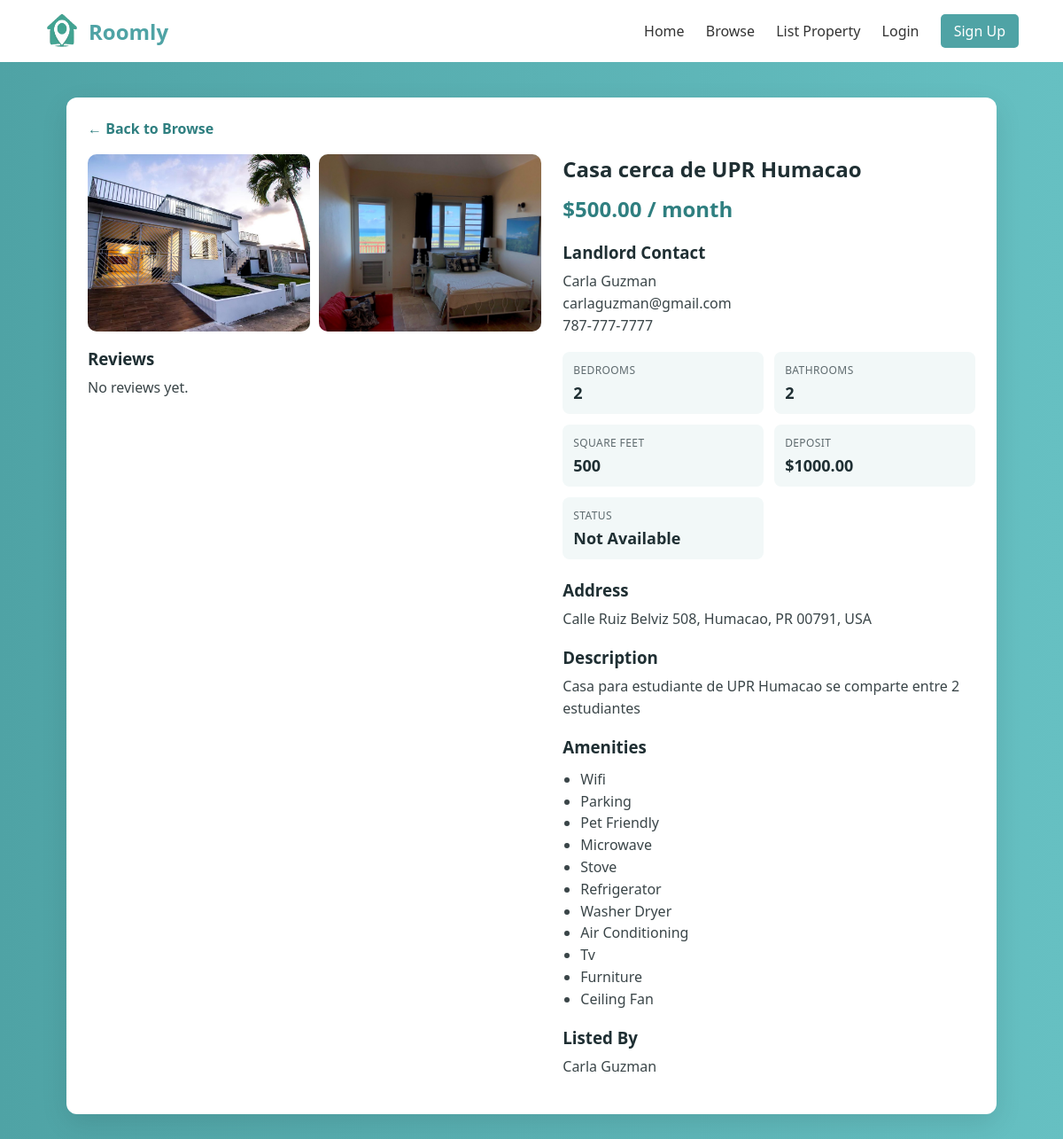
/property/16, run on an earlier commit of the app's database.
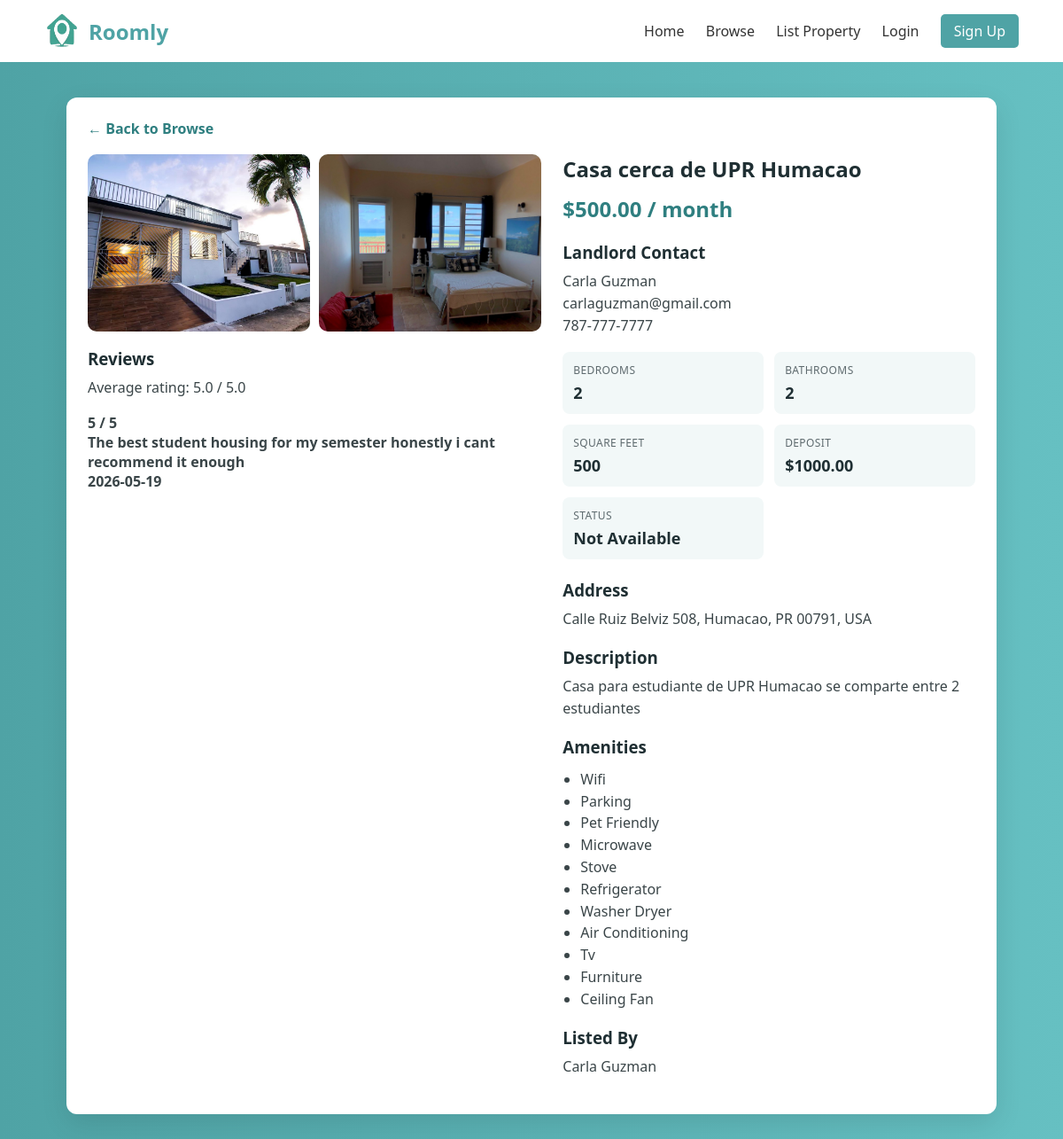
And on a later commit of the database.
### website/models.py (models this page shows)
class PropertyImage(db.Model):
    __tablename__ = 'PROPERTY_IMAGES'
    image_id_pk = db.Column(db.Integer, primary_key=True)
    image_url = db.Column(db.String(255), nullable=False)
    property_id_fk = db.Column(db.Integer, db.ForeignKey('PROPERTY.property_id_pk'), nullable=False)

class PropertyReview(db.Model):
    __tablename__ = 'REVIEW_PROPERTY'
    __table_args__ = (
        UniqueConstraint('account_id_fk', 'property_id_fk', name='uq_review_property_account'),
    )
    review_property_id_pk = db.Column(db.Integer, primary_key=True)
    property_id_fk = db.Column(db.Integer, db.ForeignKey('PROPERTY.property_id_pk'), nullable=False)
    account_id_fk = db.Column(db.Integer, db.ForeignKey('ACCOUNT.account_id_pk'), nullable=False)
    student_id_fk = db.Column(db.Integer, db.ForeignKey('STUDENT.student_id_pk'), nullable=True)
    rating = db.Column(db.Integer, nullable=False)
    comment = db.Column(db.Text, nullable=True)
    date_posted = db.Column(db.DateTime, nullable=False, default=datetime.utcnow)

### website/views.py (the view, shortened to what this page needs)
@views.route('/property/<int:property_id>')
def property_detail(property_id):
    selected_property = Property.query.get_or_404(property_id)
    owner_profile = Owner.query.filter_by(owner_id_pk=selected_property.owner_id_fk).first()
    owner_account = _get_owner_account(owner_profile)
    account_id = session.get('account_id')
    university = None
    if selected_property.university_id_fk:
        university = University.query.get(selected_property.university_id_fk)
    amenity_names = []
    if selected_property.amenities:
        amenity_names = [name.strip() for name in selected_property.amenities.split(',') if name.strip()]
    user_application = None
    property_applications = []
    reviews = (
        PropertyReview.query
        .filter_by(property_id_fk=selected_property.property_id_pk)
        .order_by(PropertyReview.date_posted.desc())
        .all()
    )
    average_rating = None
    if reviews:
        average_rating = round(sum(review.rating for review in reviews) / len(reviews), 1)
    user_review = None
    if account_id:
        user_review = PropertyReview.query.filter_by(property_id_fk=selected_property.property_id_pk, account_id_fk=account_id).first()
    can_review = False
    if account_id and not user_review:
        approved_reservation = Reservation.query.filter_by(property_id_fk=selected_property.property_id_pk, account_id_fk=account_id, status='approved').first()
        can_review = approved_reservation is not None
    return render_template(
        'property-detail.html',
        property=selected_property,
        owner=owner_profile,
        owner_account=owner_account,
        university=university,
        amenity_names=amenity_names,
        user_application=user_application,
        property_applications=property_applications,
        reviews=reviews,
        average_rating=average_rating,
        user_review=user_review,
        can_review=can_review,
    )

### website/views.py (called while the page is built)
def _get_owner_account(owner_profile):
    if not owner_profile:
        return None
    return Account.query.filter_by(account_id_pk=owner_profile.account_id_fk).first()

### website/templates/property-detail.html (shortened to what the changed rows need)
<!DOCTYPE html>
<html lang="en">
<head>
    <link rel="stylesheet" href="{{ url_for('static', filename='styles.css') }}">
</head>
<body>
    <section class="property-detail-page">
        <div class="property-detail-card">
            <div class="property-detail-grid">
                <div class="property-detail-image-wrap">
                    {% if property.images %}
                        <div class="property-images-gallery">
                            {% for image in property.images %}
                                <img src="{{ image.image_url }}" alt="{{ property.title }}" class="gallery-image" data-gallery-image="true">
                            {% endfor %}
                        </div>
                    {% else %}
                        <img src="/static/logoRoomly.png" alt="{{ property.title }}">
                    {% endif %}
                    <div class="property-owner-block">
                        <h3>Reviews</h3>
                        {% if average_rating is not none %}
                            <p>Average rating: {{ average_rating }} / 5.0</p>
                        {% else %}
                            <p>No reviews yet.</p>
                        {% endif %}
                        {% if reviews %}
                            <div class="property-reviews-list">
                                {% for review in reviews %}
                                    <div class="property-reservation-status" style="margin-top: 1rem;">
                                        <strong>{{ review.rating }} / 5</strong>
                                        {% if review.comment %}
                                            <div>{{ review.comment }}</div>
                                        {% endif %}
                                        <div>{{ review.date_posted.strftime('%Y-%m-%d') }}</div>
                                    </div>
                                {% endfor %}
                            </div>
                        {% endif %}
                    </div>
                </div>
                <div class="property-detail-info">
                    <h1>{{ property.title }}</h1>
                    <div class="property-amenities-block">
                        {% if amenity_names %}
                            <ul class="amenities-list">
                                {% for amenity in amenity_names %}
                                    <li>{{ amenity }}</li>
                                {% endfor %}
                            </ul>
                        {% else %}
                            <p>No amenities listed.</p>
                        {% endif %}
                    </div>
                </div>
            </div>
        </div>
    </section>
</body>
</html>

What changed in the data, as far as the page shows it:
added PropertyReview: rating "5", comment "The best student housing for my semester honestly i cant recommend it enough", date_posted "2026-05-19"
Also different on the page:
{{ average_rating }}: (not shown) → "5.0"
text no longer shown: "No reviews yet."
text now shown: "Average rating: / 5.0"
